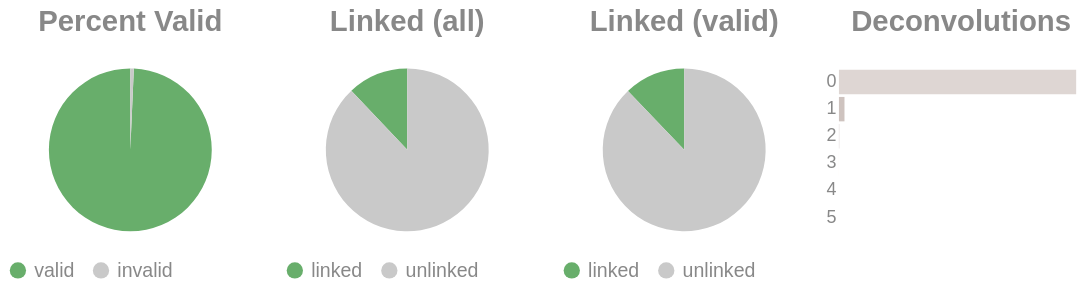

Write notebook code for a chart like this one.
### Code cell
if SKIPLR:
    pass
else:
    clash = Counter()
    for i in valids['molecule'].to_list():
        _mol = i.split("-")
        if len(_mol) == 1:
            clash.update('0')
        else:
            clash.update(_mol[-1])

    _d = {"deconvolutions": [], 'count': []}
    for k,v in clash.items():
        _d['deconvolutions'].append(k)
        _d['count'].append(v)

    tot_valid = valids['reads'].sum()
    mask = valids['reads'] >= 2
    n_linked_reads = valids.filter(mask)['reads'].sum()
    if n_linked_reads == 0:
        print_html("No linked molecules (>=2 reads) were detected; skipping linked-only distributions.")
        SKIPLR = True
    else:
        perc_valid = round(tot_valid / n_reads, 4)
        linked_perc_abs = round(n_linked_reads / n_reads, 4)
        linked_perc = round(n_linked_reads / tot_valid, 4)

    _valid = pl.DataFrame({"valids": ['valid', 'invalid'], "count": [tot_valid, n_reads - tot_valid]})
    _linked_abs = pl.DataFrame({"linked (absolute)": ['linked', 'unlinked'], "count": [n_linked_reads, n_reads - n_linked_reads]})
    _linked_rel = pl.DataFrame({"linked (valids)": ['linked', 'unlinked'], "count": [n_linked_reads, tot_valid - n_linked_reads]})

    (
        alt.hconcat(
            piechart(_valid, goodval = 'valid', title = "Percent Valid"),
            piechart(_linked_abs, goodval = "linked", title =  "Linked (all)"),
            piechart(_linked_rel, goodval = "linked", title =  "Linked (valid)"),
            convolutionbar(pl.DataFrame(_d), title = "Deconvolutions"),
            center = True,
            bounds = 'flush'
        )
        .resolve_scale(color='independent')
        .resolve_legend('independent')
        .properties(usermeta={'embedOptions': {"actions": False}})
    ).display()

### Figure 1 — Vega-Lite specification as saved in the notebook (floating-point values rounded to 4 significant figures)
{"width": "container", "height": 400, "config": {"title": {"anchor": "start", "dy": -15, "fontSize": 18, "color": "#888888", "subtitleColor": "#888888", "subtitleFontSize": 14}, "arc": {"fill": "#0072B2"}, "axis": {"domainColor": "#888888", "domainWidth": 0.5, "gridWidth": 0.2, "grid": false, "titleFontWeight": 400, "titleFontSize": 15, "labelFontSize": 11, "labelColor": "#888888", "tickColor": "#888888", "tickWidth": 0.2, "titleColor": "#888888"}, "axisBand": {"grid": false}, "axisX": {"grid": true, "tickSize": 10, "domainCap": "round"}, "axisY": {"domain": false, "grid": true, "tickSize": 0, "domainCap": "round"}, "background": "transparent", "header": {"labelFontSize": 15, "labelColor": "#888888", "titleFontSize": 15, "titleFontWeight": 600, "titleColor": "#888888"}, "legend": {"labelFont": "sans-serif", "labelFontSize": 12, "labelColor": "#888888", "symbolSize": 100, "symbolType": "circle", "titleFontSize": 12, "titlePadding": 10, "titleColor": "#888888", "title": null}, "range": {"category": ["#E69F00", "#56B4E9", "#009E73", "#F0E442", "#0072B2", "#D55E00", "#CC79A7", "#000000"], "diverging": ["#cfe8f3", "#a2d4ec", "#73bfe2", "#46abdb", "#1696d2", "#12719e"]}, "area": {"fill": "#0072B2", "fillOpacity": 0.7, "line": true, "strokeOpacity": 0.7}, "line": {"color": "#0072B2", "stroke": "#0072B2", "strokeWidth": 2}, "trail": {"color": "#0072B2", "stroke": "#0072B2", "strokeWidth": 0, "size": 1}, "point": {"filled": true, "fillOpacity": 1.0, "size": 95}, "text": {"color": "#888888", "fontSize": 11, "align": "right", "fontWeight": 400, "size": 11}, "bar": {"fill": "#0072B2", "stroke": null}, "view": {"stroke": null, "continuousWidth": 660, "continuousHeight": 400}}, "hconcat": [{"data": {"name": "data-191b5cc5aa092fcd03bd5da37150f8a1"}, "mark": {"type": "arc"}, "encoding": {"color": {"field": "valids", "legend": {"orient": "bottom", "title": null}, "scale": {"domain": ["valid", "invalid"], "range": ["#68ae6b", "#C9C9C9"]}, "title": "Valids", "type": "nominal"}, "theta": {"field": "count", "type": "quantitative"}, "tooltip": [{"field": "valids", "title": "Valids", "type": "ordinal"}, {"field": "percent", "format": ".2%", "title": "Percent", "type": "quantitative"}, {"field": "count", "title": "Count", "type": "quantitative"}]}, "height": 100, "title": {"text": "Percent Valid", "align": "center", "anchor": "middle"}, "transform": [{"calculate": "datum.count / 2999401", "as": "percent"}], "width": 150}, {"data": {"name": "data-19ef89401ad66bf6dee531d58ce7e386"}, "mark": {"type": "arc"}, "encoding": {"color": {"field": "linked (absolute)", "legend": {"orient": "bottom", "title": null}, "scale": {"domain": ["linked", "unlinked"], "range": ["#68ae6b", "#C9C9C9"]}, "title": "Linked (Absolute)", "type": "nominal"}, "theta": {"field": "count", "type": "quantitative"}, "tooltip": [{"field": "linked (absolute)", "title": "Linked (Absolute)", "type": "ordinal"}, {"field": "percent", "format": ".2%", "title": "Percent", "type": "quantitative"}, {"field": "count", "title": "Count", "type": "quantitative"}]}, "height": 100, "title": {"text": "Linked (all)", "align": "center", "anchor": "middle"}, "transform": [{"calculate": "datum.count / 2999401", "as": "percent"}], "width": 150}, {"data": {"name": "data-da0f8d624287593fb8e8722159c825cd"}, "mark": {"type": "arc"}, "encoding": {"color": {"field": "linked (valids)", "legend": {"orient": "bottom", "title": null}, "scale": {"domain": ["linked", "unlinked"], "range": ["#68ae6b", "#C9C9C9"]}, "title": "Linked (Valids)", "type": "nominal"}, "theta": {"field": "count", "type": "quantitative"}, "tooltip": [{"field": "linked (valids)", "title": "Linked (Valids)", "type": "ordinal"}, {"field": "percent", "format": ".2%", "title": "Percent", "type": "quantitative"}, {"field": "count", "title": "Count", "type": "quantitative"}]}, "height": 100, "title": {"text": "Linked (valid)", "align": "center", "anchor": "middle"}, "transform": [{"calculate": "datum.count / 2978763", "as": "percent"}], "width": 150}, {"data": {"name": "data-63b5a039126331e09c346a72b6eb20f5"}, "mark": {"type": "bar"}, "encoding": {"color": {"field": "deconvolutions", "legend": null, "scale": {"scheme": "lightgreyred"}, "type": "nominal"}, "tooltip": [{"field": "deconvolutions", "title": "Deconvolutions", "type": "ordinal"}, {"field": "percent", "format": ".2%", "title": "Percent", "type": "quantitative"}, {"field": "count", "title": "Count", "type": "quantitative"}], "x": {"axis": null, "field": "count", "type": "quantitative"}, "y": {"field": "deconvolutions", "sort": "ascending", "title": null, "type": "nominal"}}, "height": 100, "title": {"text": "Deconvolutions", "align": "center", "anchor": "middle"}, "transform": [{"calculate": "datum.count / 2784985", "as": "percent"}], "width": 150}], "bounds": "flush", "center": true, "resolve": {"legend": {"angle": "independent"}, "scale": {"color": "independent"}}, "usermeta": {"embedOptions": {"actions": false}}, "$schema": "https://vega.github.io/schema/vega-lite/v6.1.0.json", "datasets": {"data-191b5cc5aa092fcd03bd5da37150f8a1": [{"valids": "valid", "count": 2978763}, {"valids": "invalid", "count": 20638}], "data-19ef89401ad66bf6dee531d58ce7e386": [{"linked (absolute)": "linked", "count": 361279}, {"linked (absolute)": "unlinked", "count": 2638122}], "data-da0f8d624287593fb8e8722159c825cd": [{"linked (valids)": "linked", "count": 361279}, {"linked (valids)": "unlinked", "count": 2617484}], "data-63b5a039126331e09c346a72b6eb20f5": [{"deconvolutions": "0", "count": 2718460}, {"deconvolutions": "1", "count": 63636}, {"deconvolutions": "2", "count": 2720}, {"deconvolutions": "3", "count": 157}, {"deconvolutions": "4", "count": 9}, {"deconvolutions": "5", "count": 3}]}}
